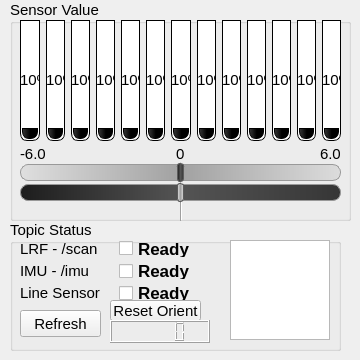
   <widget class="QWidget" name="tab_2">
    <attribute name="title">
     <string>Status</string>
    </attribute>
    <widget class="QGroupBox" name="groupBox_2">
     <property name="geometry">
      <rect>
       <x>10</x>
       <y>0</y>
       <width>341</width>
       <height>221</height>
      </rect>
     </property>
     <property name="font">
      <font>
       <pointsize>11</pointsize>
      </font>
     </property>
     <property name="title">
      <string>Sensor Value</string>
     </property>
     <widget class="QWidget" name="horizontalLayoutWidget">
      <property name="geometry">
       <rect>
        <x>10</x>
        <y>20</y>
        <width>321</width>
        <height>121</height>
       </rect>
      </property>
      <layout class="QHBoxLayout" name="horizontalLayout_2">
       <item>
        <widget class="QProgressBar" name="progressBar_1">
         <property name="styleSheet">
          <string notr="true">QProgressBar {
border: 1px solid black;
text-align: left;
padding: 1px;
border-bottom-right-radius: 7px;
border-bottom-left-radius: 7px;
background: QLinearGradient( x1: 0, y1: 0, x2: 1, y2: 0,
stop: 0 #fff,
stop: 0.4999 #eee,
stop: 0.5 #ddd,
stop: 1 #eee );
width: 10px;
}

QProgressBar::chunk {
background: qlineargradient(spread:reflect, x1:0.718, y1:0, x2:0.028, y2:0, stop:0.286364 rgba(0, 0, 0, 255), stop:1 rgba(56, 56, 56, 255));



border-bottom-right-radius: 7px;
border-bottom-left-radius: 7px;
border: 1px solid black;
}</string>
         </property>
         <property name="value">
          <number>10</number>
         </property>
         <property name="orientation">
          <enum>Qt::Vertical</enum>
         </property>
        </widget>
       </item>
       <item>
        <widget class="QProgressBar" name="progressBar_2">
         <property name="styleSheet">
          <string notr="true">QProgressBar {
border: 1px solid black;
text-align: left;
padding: 1px;
border-bottom-right-radius: 7px;
border-bottom-left-radius: 7px;
background: QLinearGradient( x1: 0, y1: 0, x2: 1, y2: 0,
stop: 0 #fff,
stop: 0.4999 #eee,
stop: 0.5 #ddd,
stop: 1 #eee );
width: 10px;
}

QProgressBar::chunk {
background: qlineargradient(spread:reflect, x1:0.718, y1:0, x2:0.028, y2:0, stop:0.286364 rgba(0, 0, 0, 255), stop:1 rgba(56, 56, 56, 255));



border-bottom-right-radius: 7px;
border-bottom-left-radius: 7px;
border: 1px solid black;
}</string>
         </property>
         <property name="value">
          <number>10</number>
         </property>
         <property name="orientation">
          <enum>Qt::Vertical</enum>
         </property>
        </widget>
       </item>
       <item>
        <widget class="QProgressBar" name="progressBar_3">
         <property name="styleSheet">
          <string notr="true">QProgressBar {
border: 1px solid black;
text-align: left;
padding: 1px;
border-bottom-right-radius: 7px;
border-bottom-left-radius: 7px;
background: QLinearGradient( x1: 0, y1: 0, x2: 1, y2: 0,
stop: 0 #fff,
stop: 0.4999 #eee,
stop: 0.5 #ddd,
stop: 1 #eee );
width: 10px;
}

QProgressBar::chunk {
background: qlineargradient(spread:reflect, x1:0.718, y1:0, x2:0.028, y2:0, stop:0.286364 rgba(0, 0, 0, 255), stop:1 rgba(56, 56, 56, 255));



border-bottom-right-radius: 7px;
border-bottom-left-radius: 7px;
border: 1px solid black;
}</string>
         </property>
         <property name="value">
          <number>10</number>
         </property>
         <property name="orientation">
          <enum>Qt::Vertical</enum>
         </property>
        </widget>
       </item>
       <item>
        <widget class="QProgressBar" name="progressBar_4">
         <property name="styleSheet">
          <string notr="true">QProgressBar {
border: 1px solid black;
text-align: left;
padding: 1px;
border-bottom-right-radius: 7px;
border-bottom-left-radius: 7px;
background: QLinearGradient( x1: 0, y1: 0, x2: 1, y2: 0,
stop: 0 #fff,
stop: 0.4999 #eee,
stop: 0.5 #ddd,
stop: 1 #eee );
width: 10px;
}

QProgressBar::chunk {
background: qlineargradient(spread:reflect, x1:0.718, y1:0, x2:0.028, y2:0, stop:0.286364 rgba(0, 0, 0, 255), stop:1 rgba(56, 56, 56, 255));



border-bottom-right-radius: 7px;
border-bottom-left-radius: 7px;
border: 1px solid black;
}</string>
         </property>
         <property name="value">
          <number>10</number>
         </property>
         <property name="orientation">
          <enum>Qt::Vertical</enum>
         </property>
        </widget>
       </item>
       <item>
        <widget class="QProgressBar" name="progressBar_5">
         <property name="styleSheet">
          <string notr="true">QProgressBar {
border: 1px solid black;
text-align: left;
padding: 1px;
border-bottom-right-radius: 7px;
border-bottom-left-radius: 7px;
background: QLinearGradient( x1: 0, y1: 0, x2: 1, y2: 0,
stop: 0 #fff,
stop: 0.4999 #eee,
stop: 0.5 #ddd,
stop: 1 #eee );
width: 10px;
}

QProgressBar::chunk {
background: qlineargradient(spread:reflect, x1:0.718, y1:0, x2:0.028, y2:0, stop:0.286364 rgba(0, 0, 0, 255), stop:1 rgba(56, 56, 56, 255));



border-bottom-right-radius: 7px;
border-bottom-left-radius: 7px;
border: 1px solid black;
}</string>
         </property>
         <property name="value">
          <number>10</number>
         </property>
         <property name="orientation">
          <enum>Qt::Vertical</enum>
         </property>
        </widget>
       </item>
       <item>
        <widget class="QProgressBar" name="progressBar_6">
         <property name="styleSheet">
          <string notr="true">QProgressBar {
border: 1px solid black;
text-align: left;
padding: 1px;
border-bottom-right-radius: 7px;
border-bottom-left-radius: 7px;
background: QLinearGradient( x1: 0, y1: 0, x2: 1, y2: 0,
stop: 0 #fff,
stop: 0.4999 #eee,
stop: 0.5 #ddd,
stop: 1 #eee );
width: 10px;
}

QProgressBar::chunk {
background: qlineargradient(spread:reflect, x1:0.718, y1:0, x2:0.028, y2:0, stop:0.286364 rgba(0, 0, 0, 255), stop:1 rgba(56, 56, 56, 255));



border-bottom-right-radius: 7px;
border-bottom-left-radius: 7px;
border: 1px solid black;
}</string>
         </property>
         <property name="value">
          <number>10</number>
         </property>
         <property name="orientation">
          <enum>Qt::Vertical</enum>
         </property>
        </widget>
       </item>
       <item>
        <widget class="QProgressBar" name="progressBar_7">
         <property name="styleSheet">
          <string notr="true">QProgressBar {
border: 1px solid black;
text-align: left;
padding: 1px;
border-bottom-right-radius: 7px;
border-bottom-left-radius: 7px;
background: QLinearGradient( x1: 0, y1: 0, x2: 1, y2: 0,
stop: 0 #fff,
stop: 0.4999 #eee,
stop: 0.5 #ddd,
stop: 1 #eee );
width: 10px;
}

QProgressBar::chunk {
background: qlineargradient(spread:reflect, x1:0.718, y1:0, x2:0.028, y2:0, stop:0.286364 rgba(0, 0, 0, 255), stop:1 rgba(56, 56, 56, 255));



border-bottom-right-radius: 7px;
border-bottom-left-radius: 7px;
border: 1px solid black;
}</string>
         </property>
         <property name="value">
          <number>10</number>
         </property>
         <property name="orientation">
          <enum>Qt::Vertical</enum>
         </property>
        </widget>
       </item>
       <item>
        <widget class="QProgressBar" name="progressBar_8">
         <property name="styleSheet">
          <string notr="true">QProgressBar {
border: 1px solid black;
text-align: left;
padding: 1px;
border-bottom-right-radius: 7px;
border-bottom-left-radius: 7px;
background: QLinearGradient( x1: 0, y1: 0, x2: 1, y2: 0,
stop: 0 #fff,
stop: 0.4999 #eee,
stop: 0.5 #ddd,
stop: 1 #eee );
width: 10px;
}

QProgressBar::chunk {
background: qlineargradient(spread:reflect, x1:0.718, y1:0, x2:0.028, y2:0, stop:0.286364 rgba(0, 0, 0, 255), stop:1 rgba(56, 56, 56, 255));



border-bottom-right-radius: 7px;
border-bottom-left-radius: 7px;
border: 1px solid black;
}</string>
         </property>
         <property name="value">
          <number>10</number>
         </property>
         <property name="orientation">
          <enum>Qt::Vertical</enum>
         </property>
        </widget>
       </item>
       <item>
        <widget class="QProgressBar" name="progressBar_9">
         <property name="styleSheet">
          <string notr="true">QProgressBar {
border: 1px solid black;
text-align: left;
padding: 1px;
border-bottom-right-radius: 7px;
border-bottom-left-radius: 7px;
background: QLinearGradient( x1: 0, y1: 0, x2: 1, y2: 0,
stop: 0 #fff,
stop: 0.4999 #eee,
stop: 0.5 #ddd,
stop: 1 #eee );
width: 10px;
}

QProgressBar::chunk {
background: qlineargradient(spread:reflect, x1:0.718, y1:0, x2:0.028, y2:0, stop:0.286364 rgba(0, 0, 0, 255), stop:1 rgba(56, 56, 56, 255));



border-bottom-right-radius: 7px;
border-bottom-left-radius: 7px;
border: 1px solid black;
}</string>
         </property>
         <property name="value">
          <number>10</number>
         </property>
         <property name="orientation">
          <enum>Qt::Vertical</enum>
         </property>
        </widget>
       </item>
       <item>
        <widget class="QProgressBar" name="progressBar_10">
         <property name="styleSheet">
          <string notr="true">QProgressBar {
border: 1px solid black;
text-align: left;
padding: 1px;
border-bottom-right-radius: 7px;
border-bottom-left-radius: 7px;
background: QLinearGradient( x1: 0, y1: 0, x2: 1, y2: 0,
stop: 0 #fff,
stop: 0.4999 #eee,
stop: 0.5 #ddd,
stop: 1 #eee );
width: 10px;
}

QProgressBar::chunk {
background: qlineargradient(spread:reflect, x1:0.718, y1:0, x2:0.028, y2:0, stop:0.286364 rgba(0, 0, 0, 255), stop:1 rgba(56, 56, 56, 255));



border-bottom-right-radius: 7px;
border-bottom-left-radius: 7px;
border: 1px solid black;
}</string>
         </property>
         <property name="value">
          <number>10</number>
         </property>
         <property name="orientation">
          <enum>Qt::Vertical</enum>
         </property>
        </widget>
       </item>
       <item>
        <widget class="QProgressBar" name="progressBar_11">
         <property name="styleSheet">
          <string notr="true">QProgressBar {
border: 1px solid black;
text-align: left;
padding: 1px;
border-bottom-right-radius: 7px;
border-bottom-left-radius: 7px;
background: QLinearGradient( x1: 0, y1: 0, x2: 1, y2: 0,
stop: 0 #fff,
stop: 0.4999 #eee,
stop: 0.5 #ddd,
stop: 1 #eee );
width: 10px;
}

QProgressBar::chunk {
background: qlineargradient(spread:reflect, x1:0.718, y1:0, x2:0.028, y2:0, stop:0.286364 rgba(0, 0, 0, 255), stop:1 rgba(56, 56, 56, 255));



border-bottom-right-radius: 7px;
border-bottom-left-radius: 7px;
border: 1px solid black;
}</string>
         </property>
         <property name="value">
          <number>10</number>
         </property>
         <property name="orientation">
          <enum>Qt::Vertical</enum>
         </property>
        </widget>
       </item>
       <item>
        <widget class="QProgressBar" name="progressBar_12">
         <property name="styleSheet">
          <string notr="true">QProgressBar {
border: 1px solid black;
text-align: left;
padding: 1px;
border-bottom-right-radius: 7px;
border-bottom-left-radius: 7px;
background: QLinearGradient( x1: 0, y1: 0, x2: 1, y2: 0,
stop: 0 #fff,
stop: 0.4999 #eee,
stop: 0.5 #ddd,
stop: 1 #eee );
width: 10px;
}

QProgressBar::chunk {
background: qlineargradient(spread:reflect, x1:0.718, y1:0, x2:0.028, y2:0, stop:0.286364 rgba(0, 0, 0, 255), stop:1 rgba(56, 56, 56, 255));



border-bottom-right-radius: 7px;
border-bottom-left-radius: 7px;
border: 1px solid black;
}</string>
         </property>
         <property name="value">
          <number>10</number>
         </property>
         <property name="orientation">
          <enum>Qt::Vertical</enum>
         </property>
        </widget>
       </item>
       <item>
        <widget class="QProgressBar" name="progressBar_13">
         <property name="styleSheet">
          <string notr="true">QProgressBar {
border: 1px solid black;
text-align: left;
padding: 1px;
border-bottom-right-radius: 7px;
border-bottom-left-radius: 7px;
background: QLinearGradient( x1: 0, y1: 0, x2: 1, y2: 0,
stop: 0 #fff,
stop: 0.4999 #eee,
stop: 0.5 #ddd,
stop: 1 #eee );
width: 10px;
}

QProgressBar::chunk {
background: qlineargradient(spread:reflect, x1:0.718, y1:0, x2:0.028, y2:0, stop:0.286364 rgba(0, 0, 0, 255), stop:1 rgba(56, 56, 56, 255));



border-bottom-right-radius: 7px;
border-bottom-left-radius: 7px;
border: 1px solid black;
}</string>
         </property>
         <property name="value">
          <number>10</number>
         </property>
         <property name="orientation">
          <enum>Qt::Vertical</enum>
         </property>
        </widget>
       </item>
      </layout>
     </widget>
     <widget class="QSlider" name="sliderBK">
      <property name="geometry">
       <rect>
        <x>10</x>
        <y>160</y>
        <width>321</width>
        <height>24</height>
       </rect>
      </property>
      <property name="styleSheet">
       <string notr="true">QSlider::groove:horizontal {
    border: 1px solid #999999;
    height: 15px; /* the groove expands to the size of the slider by default. by giving it a height, it has a fixed size */
    background: qlineargradient(spread:reflect, x1:0, y1:0, x2:1, y2:0, stop:0 rgba(223, 223, 223, 255), stop:0.5 rgba(161, 161, 161, 255), stop:1 rgba(220, 220, 220, 255));
    margin: 3px 0;
	border-radius: 8px;
}

QSlider::handle:horizontal {
    background: qlineargradient(spread:reflect, x1:0, y1:0, x2:1, y2:0, stop:0 rgba(29, 29, 29, 255), stop:0.5 rgba(84, 84, 84, 255), stop:1 rgba(54, 54, 54, 255));
    border: 1px solid #5c5c5c;
    width: 5px;
    margin: -2px 0; /* handle is placed by default on the contents rect of the groove. Expand outside the groove */
    border-radius: 3px;
}</string>
      </property>
      <property name="minimum">
       <number>-600</number>
      </property>
      <property name="maximum">
       <number>600</number>
      </property>
      <property name="pageStep">
       <number>100</number>
      </property>
      <property name="value">
       <number>0</number>
      </property>
      <property name="orientation">
       <enum>Qt::Horizontal</enum>
      </property>
      <property name="invertedAppearance">
       <bool>false</bool>
      </property>
      <property name="invertedControls">
       <bool>false</bool>
      </property>
     </widget>
     <widget class="QSlider" name="sliderWH">
      <property name="geometry">
       <rect>
        <x>10</x>
        <y>180</y>
        <width>321</width>
        <height>24</height>
       </rect>
      </property>
      <property name="styleSheet">
       <string notr="true">QSlider::groove:horizontal {
    border: 1px solid #999999;
    height: 15px; /* the groove expands to the size of the slider by default. by giving it a height, it has a fixed size */
    background: qlineargradient(spread:reflect, x1:0, y1:0, x2:1, y2:0, stop:0 rgba(29, 29, 29, 255), stop:0.5 rgba(84, 84, 84, 255), stop:1 rgba(54, 54, 54, 255));
    margin: 3px 0;
	border-radius: 8px;
}

QSlider::handle:horizontal {
    background: qlineargradient(spread:reflect, x1:0, y1:0, x2:1, y2:0, stop:0 rgba(223, 223, 223, 255), stop:0.5 rgba(161, 161, 161, 255), stop:1 rgba(220, 220, 220, 255));
    border: 1px solid #5c5c5c;
    width: 5px;
    margin: -2px 0; /* handle is placed by default on the contents rect of the groove. Expand outside the groove */
    border-radius: 3px;
}</string>
      </property>
      <property name="minimum">
       <number>-600</number>
      </property>
      <property name="maximum">
       <number>600</number>
      </property>
      <property name="singleStep">
       <number>1</number>
      </property>
      <property name="pageStep">
       <number>100</number>
      </property>
      <property name="value">
       <number>0</number>
      </property>
      <property name="orientation">
       <enum>Qt::Horizontal</enum>
      </property>
     </widget>
     <widget class="Line" name="line_2">
      <property name="geometry">
       <rect>
        <x>161</x>
        <y>201</y>
        <width>20</width>
        <height>20</height>
       </rect>
      </property>
      <property name="orientation">
       <enum>Qt::Vertical</enum>
      </property>
     </widget>
     <widget class="QLabel" name="label_9">
      <property name="geometry">
       <rect>
        <x>10</x>
        <y>145</y>
        <width>65</width>
        <height>17</height>
       </rect>
      </property>
      <property name="text">
       <string>-6.0</string>
      </property>
     </widget>
     <widget class="QLabel" name="label_10">
      <property name="geometry">
       <rect>
        <x>310</x>
        <y>145</y>
        <width>31</width>
        <height>17</height>
       </rect>
      </property>
      <property name="text">
       <string>6.0</string>
      </property>
     </widget>
     <widget class="QLabel" name="label_11">
      <property name="geometry">
       <rect>
        <x>166</x>
        <y>145</y>
        <width>31</width>
        <height>17</height>
       </rect>
      </property>
      <property name="text">
       <string>0</string>
      </property>
     </widget>
     <zorder>line_2</zorder>
     <zorder>horizontalLayoutWidget</zorder>
     <zorder>sliderBK</zorder>
     <zorder>sliderWH</zorder>
     <zorder>label_9</zorder>
     <zorder>label_10</zorder>
     <zorder>label_11</zorder>
    </widget>
    <widget class="QGroupBox" name="groupBox_3">
     <property name="geometry">
      <rect>
       <x>10</x>
       <y>220</y>
       <width>331</width>
       <height>131</height>
      </rect>
     </property>
     <property name="font">
      <font>
       <pointsize>11</pointsize>
      </font>
     </property>
     <property name="title">
      <string>Topic Status</string>
     </property>
     <widget class="QWidget" name="gridLayoutWidget_3">
      <property name="geometry">
       <rect>
        <x>10</x>
        <y>20</y>
        <width>191</width>
        <height>61</height>
       </rect>
      </property>
      <layout class="QGridLayout" name="gridLayout_2">
       <item row="0" column="0">
        <widget class="QLabel" name="label_7">
         <property name="font">
          <font>
           <pointsize>11</pointsize>
          </font>
         </property>
         <property name="text">
          <string>LRF - /scan</string>
         </property>
        </widget>
       </item>
       <item row="1" column="1">
        <widget class="QCheckBox" name="statusIMU">
         <property name="font">
          <font>
           <pointsize>13</pointsize>
           <weight>75</weight>
           <bold>true</bold>
          </font>
         </property>
         <property name="text">
          <string>Ready</string>
         </property>
         <property name="iconSize">
          <size>
           <width>24</width>
           <height>24</height>
          </size>
         </property>
         <property name="checkable">
          <bool>true</bool>
         </property>
         <property name="tristate">
          <bool>false</bool>
         </property>
        </widget>
       </item>
       <item row="0" column="1">
        <widget class="QCheckBox" name="statusLRF">
         <property name="font">
          <font>
           <pointsize>13</pointsize>
           <weight>75</weight>
           <bold>true</bold>
          </font>
         </property>
         <property name="styleSheet">
          <string notr="true"/>
         </property>
         <property name="text">
          <string>Ready</string>
         </property>
         <property name="iconSize">
          <size>
           <width>24</width>
           <height>24</height>
          </size>
         </property>
         <property name="checkable">
          <bool>true</bool>
         </property>
         <property name="checked">
          <bool>false</bool>
         </property>
         <property name="tristate">
          <bool>false</bool>
         </property>
        </widget>
       </item>
       <item row="1" column="0">
        <widget class="QLabel" name="label_5">
         <property name="font">
          <font>
           <pointsize>11</pointsize>
          </font>
         </property>
         <property name="text">
          <string>IMU - /imu</string>
         </property>
        </widget>
       </item>
       <item row="2" column="1">
        <widget class="QCheckBox" name="statusLS">
         <property name="font">
          <font>
           <pointsize>13</pointsize>
           <weight>75</weight>
           <bold>true</bold>
          </font>
         </property>
         <property name="text">
          <string>Ready</string>
         </property>
         <property name="iconSize">
          <size>
           <width>24</width>
           <height>24</height>
          </size>
         </property>
         <property name="checkable">
          <bool>true</bool>
         </property>
         <property name="checked">
          <bool>false</bool>
         </property>
         <property name="tristate">
          <bool>false</bool>
         </property>
        </widget>
       </item>
       <item row="2" column="0">
        <widget class="QLabel" name="label_8">
         <property name="font">
          <font>
           <pointsize>11</pointsize>
          </font>
         </property>
         <property name="text">
          <string>Line Sensor</string>
         </property>
        </widget>
       </item>
      </layout>
     </widget>
     <widget class="QPushButton" name="refreshTopicStatus">
      <property name="geometry">
       <rect>
        <x>10</x>
        <y>90</y>
        <width>81</width>
        <height>27</height>
       </rect>
      </property>
      <property name="text">
       <string>Refresh</string>
      </property>
     </widget>
     <widget class="QPushButton" name="orientReset">
      <property name="geometry">
       <rect>
        <x>100</x>
        <y>80</y>
        <width>91</width>
        <height>21</height>
       </rect>
      </property>
      <property name="sizePolicy">
       <sizepolicy hsizetype="Minimum" vsizetype="Preferred">
        <horstretch>0</horstretch>
        <verstretch>0</verstretch>
       </sizepolicy>
      </property>
      <property name="font">
       <font>
        <pointsize>11</pointsize>
       </font>
      </property>
      <property name="text">
       <string>Reset Orient</string>
      </property>
     </widget>
     <widget class="QLCDNumber" name="lcdNumberOrient">
      <property name="geometry">
       <rect>
        <x>100</x>
        <y>100</y>
        <width>100</width>
        <height>23</height>
       </rect>
      </property>
      <property name="sizePolicy">
       <sizepolicy hsizetype="Minimum" vsizetype="Fixed">
        <horstretch>0</horstretch>
        <verstretch>0</verstretch>
       </sizepolicy>
      </property>
      <property name="minimumSize">
       <size>
        <width>0</width>
        <height>0</height>
       </size>
      </property>
     </widget>
     <widget class="QGraphicsView" name="graphicsViewOrient">
      <property name="geometry">
       <rect>
        <x>220</x>
        <y>20</y>
        <width>100</width>
        <height>100</height>
       </rect>
      </property>
      <property name="sizePolicy">
       <sizepolicy hsizetype="Fixed" vsizetype="Fixed">
        <horstretch>0</horstretch>
        <verstretch>0</verstretch>
       </sizepolicy>
      </property>
      <property name="minimumSize">
       <size>
        <width>100</width>
        <height>100</height>
       </size>
      </property>
      <property name="maximumSize">
       <size>
        <width>100</width>
        <height>100</height>
       </size>
      </property>
      <property name="sizeIncrement">
       <size>
        <width>0</width>
        <height>0</height>
       </size>
      </property>
      <property name="verticalScrollBarPolicy">
       <enum>Qt::ScrollBarAlwaysOff</enum>
      </property>
      <property name="horizontalScrollBarPolicy">
       <enum>Qt::ScrollBarAlwaysOff</enum>
      </property>
      <property name="alignment">
       <set>Qt::AlignCenter</set>
      </property>
     </widget>
     <zorder>gridLayoutWidget_3</zorder>
     <zorder>refreshTopicStatus</zorder>
     <zorder>orientReset</zorder>
     <zorder>orientReset</zorder>
     <zorder>lcdNumberOrient</zorder>
     <zorder>graphicsViewOrient</zorder>
    </widget>
   </widget>
